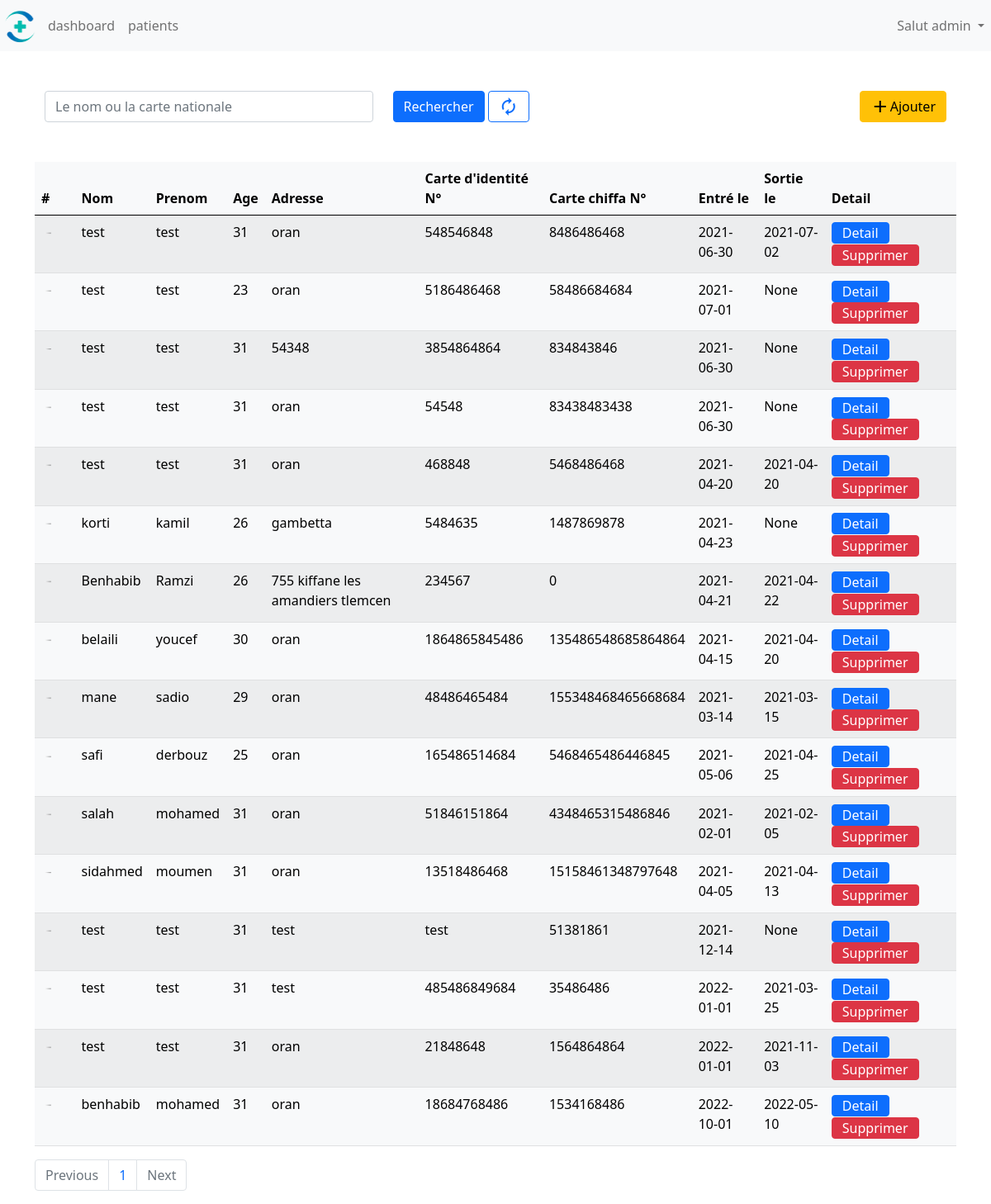
/patients?page_num=1 (signed in), run on an earlier commit of the app's database.
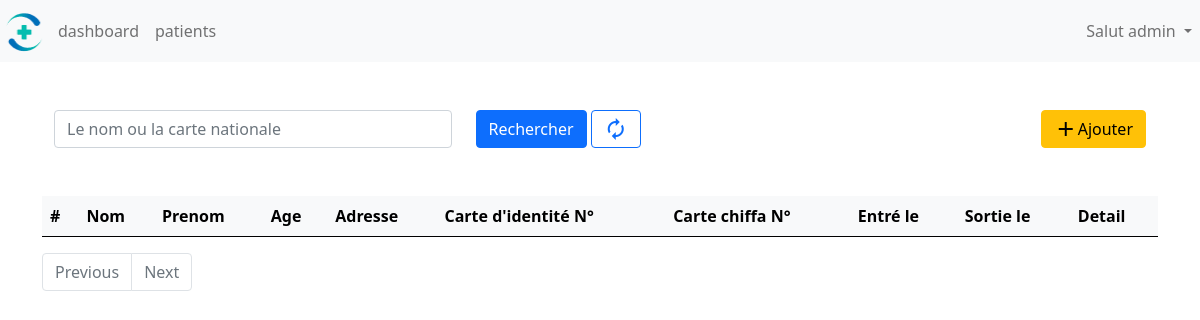
And on a later commit of the database.
### clinical/models.py (models this page shows)
class Patient(db.Model):
    id=db.Column(db.Integer(),primary_key=True)
    firstname=db.Column(db.String(length=30),nullable=False)
    lastname=db.Column(db.String(length=30),nullable=False)
    address=db.Column(db.String(length=30),nullable=False)
    age=db.Column(db.Integer(),nullable=False)
    phone=db.Column(db.String(length=15),nullable=False)
    identitynbr=db.Column(db.Integer(),nullable=False)
    chiffanbr=db.Column(db.Integer(),nullable=False)
    date_added=db.Column(db.DateTime, default=datetime.datetime.utcnow)
    entrydate=db.Column(db.Date())
    exitdate=db.Column(db.Date())
    surgeries=db.relationship('Surgery',backref='patient_surgery',cascade="all,delete",lazy=True)
    checkups=db.relationship('Checkup',backref='patient_checkup',cascade="all,delete",lazy=True)

### clinical/routes.py (the view)
@app.route('/patients',methods=['GET','POST'])
@login_required
def patients_page():
    if request.args.get("search"):
        patients=Patient.query.order_by(desc(Patient.id)).filter(or_(Patient.lastname == request.args.get("search"), Patient.identitynbr == request.args.get("search"))).paginate(per_page=20,page=int(request.args.get("page_num")),error_out=True)
    else:
        patients=Patient.query.order_by(desc(Patient.id)).paginate(per_page=20,page=int(request.args.get("page_num")),error_out=True)
    return render_template('patients.html',patients=patients)

### clinical/models.py (called while the page is built)
@login_manager.user_loader
def load_user(user_id):
    return Admin.query.get(int(user_id))

### clinical/templates/patients.html (shortened to what this page needs)
{% extends 'base.html' %}
{% block content%}
<div class="container">
{%with patients=patients%}
{% include 'listPatient.html' %}
{% endwith%}
{% endblock%}

### clinical/templates/listPatient.html (shortened to what this page needs)
<div class="container mt-5">
  <div class="d-flex justify-content-between my-5" >
  <div class="w-75 ">
  <form method="GET" action="{{url_for('patients_page')}}">
      <div class="row ">
        <div class="col">
          <input class="form-control   " name="search"  type="search" placeholder="Le nom ou la carte nationale">
        </div>
        <div class="col">
          <button class="btn btn-primary" type="submit">Rechercher</button>
          <a class="btn btn-outline-primary material-icons " href="{{url_for('patients_page',page_num=1)}}">
            </a>
        </div>
      </div>
  </form>
</div>
  <a class=" btn btn-warning d-flex justify-content-center align-content-between" style="max-height: 40px;" type="submit" href="{{url_for('register_page')}}">
    <i class="material-icons mr-1">add</i>
    <span>
      Ajouter
    </span></a>
</div>
</div>
<table class="table table-striped table-light">
    <thead>
      <tr>
        <th scope="col">#</th>
        <th scope="col">Nom</th>
        <th scope="col">Prenom</th>
        <th scope="col">Age</th>
        <th scope="col">Adresse</th>
        <th scope="col">Carte d'identité N°</th>
        <th scope="col">Carte chiffa N°</th>
        <th scope="col">Entré le</th>
        <th scope="col">Sortie le</th>
        <th scope="col">Detail</th>
      </tr>
    </thead>
    <tbody>
      {% for patient in patients.items%}
      <tr>
        <th  style="max-width: 70px;" ><img style="width:100%;"  src="../static/images/Heart-beat.gif" /></th>
        <td>{{patient.lastname}}</td>
        <td>{{patient.firstname}}</td>
        <td>{{patient.age}}</td>
        <td>{{patient.address}} </td>
        <td>{{patient.identitynbr}}</td>
        <td>{{patient.chiffanbr}}</td>
        <td>{{patient.entrydate}}</td>
        <td>{{patient.exitdate}}</td>
        <td>
                <a class="btn btn-primary py-0" href="{{url_for('patientShow',patient=patient.id)}}" role="button">Detail</a>
                <button class="btn btn-danger btn-info py-0" data-toggle="modal" data-target="#delete_patient"  onclick="deleteButtonClicked({{ patient.id}},'{{ patient.lastname }}')">Supprimer</button>
        </td>
      </tr>
      {% endfor%}
    </tbody>
  </table>
  <nav  aria-label="...">
    <ul class="pagination">
      <li class="page-item {%if not patients.has_prev%} disabled {% endif %}" >
        <a class="page-link" href="{{url_for('patients_page',page_num=patients.prev_num)}}">Previous</a>
      </li>
      {%for page in patients.iter_pages()%}
      {% if page %}
      <li class="page-item"><a class="page-link" href="{{url_for('patients_page',page_num=page)}}">{{page}}</a></li>
      {%else%}
      <li class="page-item active"><a class="page-link" href=""><span class="sr-only">(current)</span></a></li>
      {%endif%}
      {%endfor%}
      <li class="page-item {%if not patients.has_next%} disabled {% endif %}">
        <a class="page-link" href="{{url_for('patients_page',page_num=patients.next_num)}}">Next</a>
      </li>
    </ul>
  </nav>
</div>

What changed in the data, as far as the page shows it:
removed Patient: lastname "test", firstname "test", age "31", address "oran", identitynbr "548546848", chiffanbr "8486486468", entrydate "2021-06-30", exitdate "2021-07-02"
removed Patient: lastname "test", firstname "test", age "23", address "oran", identitynbr "5186486468", chiffanbr "58486684684", entrydate "2021-07-01", exitdate "None"
removed Patient: lastname "test", firstname "test", age "31", address "54348", identitynbr "3854864864", chiffanbr "834843846", entrydate "2021-06-30", exitdate "None"
removed Patient: lastname "test", firstname "test", age "31", address "oran", identitynbr "54548", chiffanbr "83438483438", entrydate "2021-06-30", exitdate "None"
removed Patient: lastname "test", firstname "test", age "31", address "oran", identitynbr "468848", chiffanbr "5468486468", entrydate "2021-04-20", exitdate "2021-04-20"
removed Patient: lastname "korti", firstname "kamil", age "26", address "gambetta", identitynbr "5484635", chiffanbr "1487869878", entrydate "2021-04-23", exitdate "None"
removed Patient: lastname "Benhabib", firstname "Ramzi", age "26", address "755 kiffane les amandiers tlemcen", identitynbr "234567", chiffanbr "0", entrydate "2021-04-21", exitdate "2021-04-22"
removed Patient: lastname "belaili", firstname "youcef", age "30", address "oran", identitynbr "1864865845486", chiffanbr "135486548685864864", entrydate "2021-04-15", exitdate "2021-04-20"
removed Patient: lastname "mane", firstname "sadio", age "29", address "oran", identitynbr "48486465484", chiffanbr "155348468465668684", entrydate "2021-03-14", exitdate "2021-03-15"
removed Patient: lastname "safi", firstname "derbouz", age "25", address "oran", identitynbr "165486514684", chiffanbr "5468465486446845", entrydate "2021-05-06", exitdate "2021-04-25"
removed Patient: lastname "salah", firstname "mohamed", age "31", address "oran", identitynbr "51846151864", chiffanbr "4348465315486846", entrydate "2021-02-01", exitdate "2021-02-05"
removed Patient: lastname "sidahmed", firstname "moumen", age "31", address "oran", identitynbr "13518486468", chiffanbr "15158461348797648", entrydate "2021-04-05", exitdate "2021-04-13"
removed Patient: lastname "test", firstname "test", age "31", address "test", identitynbr "test", chiffanbr "51381861", entrydate "2021-12-14", exitdate "None"
removed Patient: lastname "test", firstname "test", age "31", address "test", identitynbr "485486849684", chiffanbr "35486486", entrydate "2022-01-01", exitdate "2021-03-25"
removed Patient: lastname "test", firstname "test", age "31", address "oran", identitynbr "21848648", chiffanbr "1564864864", entrydate "2022-01-01", exitdate "2021-11-03"
removed Patient: lastname "benhabib", firstname "mohamed", age "31", address "oran", identitynbr "18684768486", chiffanbr "1534168486", entrydate "2022-10-01", exitdate "2022-05-10"
Also different on the page:
list line gone: "1"
